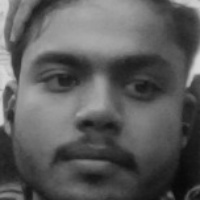
#> input picture data/user.1.141.jpg, 200 x 200 px, given in place of the camera
$ jupyter execute --allow-errors Facerecognizer.ipynb   (text cells are left out)
#> lines starting #> are read from the running program, lines starting #| are printed output that depends on the picture
#> in generate_dataset, frame is the input picture: shape (200, 200, 3); min 8, max 217, mean 91.7
[cell 1]
#1. generate dataset
#2. train the classifier and save it
#3. detect the face and name it if it is already stored in our dataset

[cell 2]
import cv2

[cell 3]
import cv2

def generate_dataset():
    face_classifier = cv2.CascadeClassifier("haarcascade_frontalface_default.xml")

    def face_cropped(img):
        gray = cv2.cvtColor(img, cv2.COLOR_BGR2GRAY)
        faces = face_classifier.detectMultiScale(gray, 1.3, 5)
#> faces = [[14, 10, 174, 174]]
        # scaling factor = 1.3
        # minimum neighbor = 5

        cropped_faces = []  # List to store all detected faces
        for (x, y, w, h) in faces:
            cropped_face = img[y:y+h, x:x+w]
            cropped_faces.append(cropped_face)
#> this loop made 1 pass
#> pass 1, in face_cropped, `cropped_face = img[y:y+h, x:x+w]`:
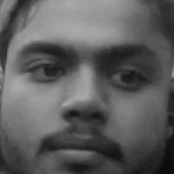
#> cropped_face: shape (174, 174, 3); min 9, max 170, mean 93.2
#> after the loop, cropped_faces = 1 item

        return cropped_faces

    cap = cv2.VideoCapture(0)  # Using the default camera (0)
    id = 4
    img_id = 0

    while True:
        ret, frame = cap.read()
        detected_faces = face_cropped(frame)
#> detected_faces = 1 item

        for face in detected_faces:
            img_id += 1
            face = cv2.resize(face, (200, 200))
            face = cv2.cvtColor(face, cv2.COLOR_BGR2GRAY)
            file_name_path = f"data/user.{id}.{img_id}.jpg"
            cv2.imwrite(file_name_path, face)
            cv2.putText(face, str(img_id), (50, 50), cv2.FONT_HERSHEY_COMPLEX, 1, (0, 255, 0), 2)

            cv2.imshow("Cropped face", face)
#> this loop made 1 pass
#> (img_id, file_name_path) on pass 1: (1, 'data/user.4.1.jpg')
#> pass 1, in generate_dataset, `cv2.imshow("Cropped face", face)`:
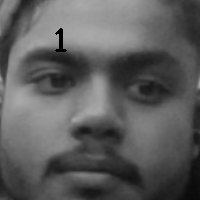
#> window 'Cropped face': shape (200, 200); min 0, max 170, mean 92.6
#> after the loop, img_id = 1

        if cv2.waitKey(1) == 13 or img_id == 200:  # 13 is the ASCII character of Enter
#> (key Esc is pressed here)
            break

    cap.release()
    cv2.destroyAllWindows()
    print("Collecting samples is completed....")

generate_dataset()
